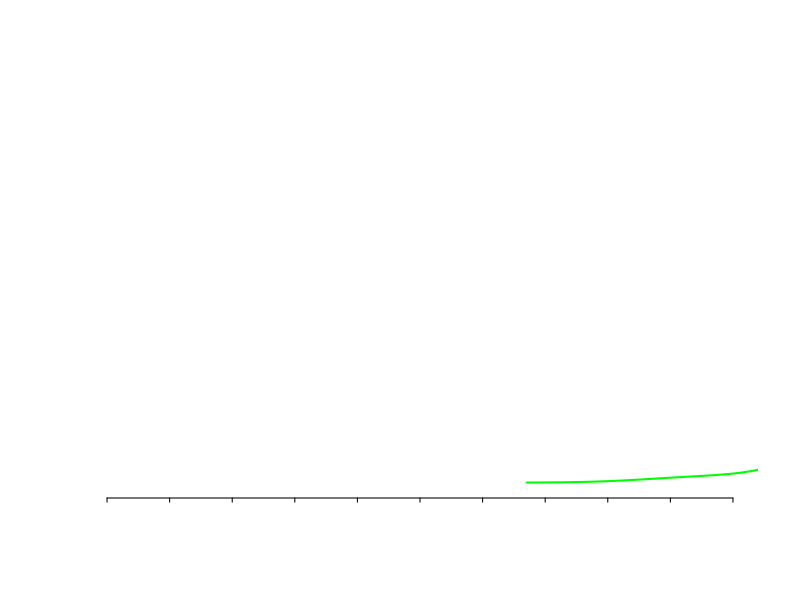
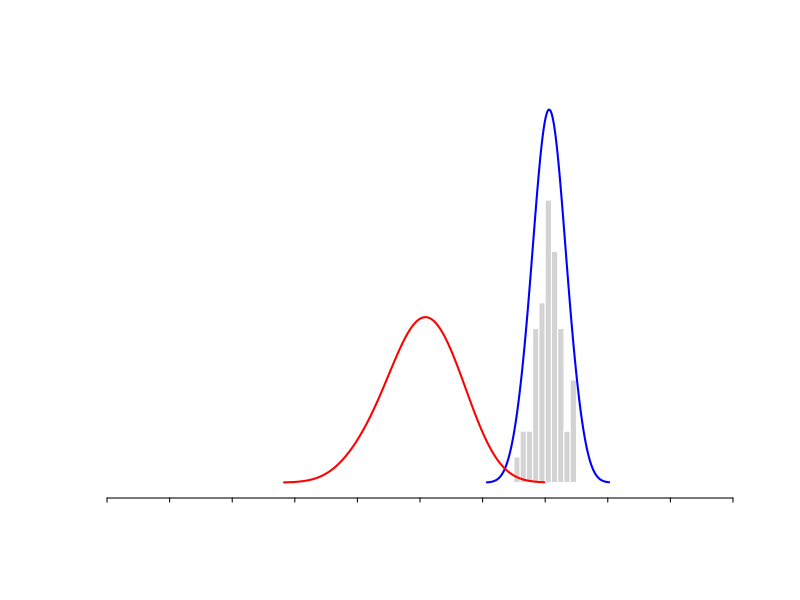

Write R code to recreate these figures, in order. (Note: this script raises an error after producing the figures.)
a = rnorm(n = 50, mean = 0.7, sd = 0.03)
b = rnorm(n = 30, mean = 0.5, sd = 0.05)
c = rnorm(n = 20, mean = 0.3, sd = 0.1)
hist(a, border = "white", xlim = c(-1,0), ylim = c(0, 15), 
     xaxt = 'n', yaxt = "n", xlab = "", ylab = "", main = "")
lines(density(c, adjust = 2), col="green", lwd=2)
axis(side = 1, at = seq(-1,0,by = 0.1), labels = FALSE, tck = -0.01)
hist(a, border = "white", xlim = c(0,1), ylim = c(0, 15), 
     xaxt = 'n', yaxt = "n", xlab = "", ylab = "", main = "")
lines(density(a, adjust = 2), col="blue", lwd=2)
lines(density(b, adjust = 2), col="red", lwd=2)
axis(side = 1, at = seq(0,1,by = 0.1), labels = FALSE, tck = -0.01)

df = df[order(df$group, df$val),]

abline(v = c(-0.85, 0.85), col = "brown", lwd = 2)
abline(v = 0, col = "black")

subtype = function(case, mastertable){
  return(mastertable[mastertable[,"sample"] == case, "subtype"])
}
color = function(subtype){
  if(subtype == "MSI") return("red")
  else if(subtype == "Intestinal") return("blue")
  else if(subtype == "Diffuse") return("gold2")
  else if(subtype == "Mixed") return("darkolivegreen3")
  else if(subtype == "EBV") return("magenta3")
  else return(NULL)
}

subtypes = c("MSI", "Intestinal", "Diffuse", "Mixed", "EBV")

for (chr in 1:22){
  df = summary[summary[,"Chromosome"] == chr,]
  msi
  intestinal
  diffuse
  mixed
  ebv
  meanlist = list(msi, intestinal, diffuse, mixed, ebv)
  #copy loss first
  hist(a, border = "white", xlim = c(-1,0), ylim = c(0, 15), 
       xaxt = 'n', yaxt = "n", xlab = "", ylab = "", main = "")
  axis(side = 1, at = seq(-1,0,by = 0.1), labels = FALSE, tck = -0.01)
  for (i in 1:5){
    if(mean(list[i]) < 0){
      list[i] = -list[i] 
      lines(density(list[i], adjust = 2), col=color(subtypes[i]), lwd=2)
    } 
  }
  abline(v = c(-0.85, 0.85), col = "brown", lwd = 2)
  
  #copy gain now
  hist(a, border = "white", xlim = c(0,1), ylim = c(0, 15), 
       xaxt = 'n', yaxt = "n", xlab = "", ylab = "", main = "")
  axis(side = 1, at = seq(0,1,by = 0.1), labels = FALSE, tck = -0.01)
  for (i in 1:5){
    if(mean(list[i]) > 0){
      lines(density(list[i], adjust = 2), col=color(subtypes[i]), lwd=2)
    } 
  }
  abline(v = c(-0.85, 0.85), col = "brown", lwd = 2)
  
}